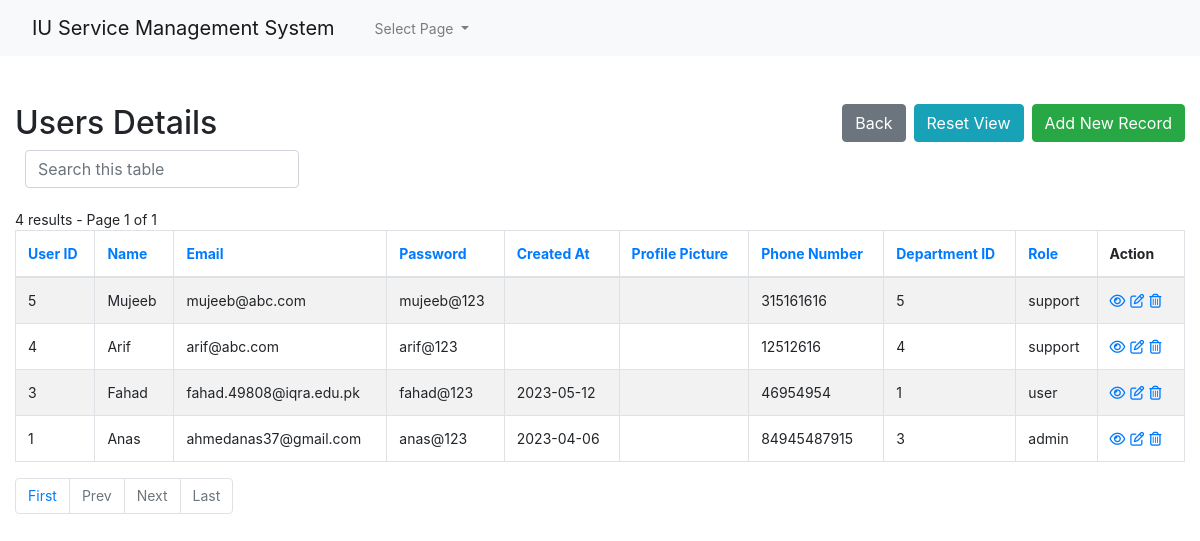
The page /admin1/core/app/user-index.php (signed in) on the database as committed earlier.
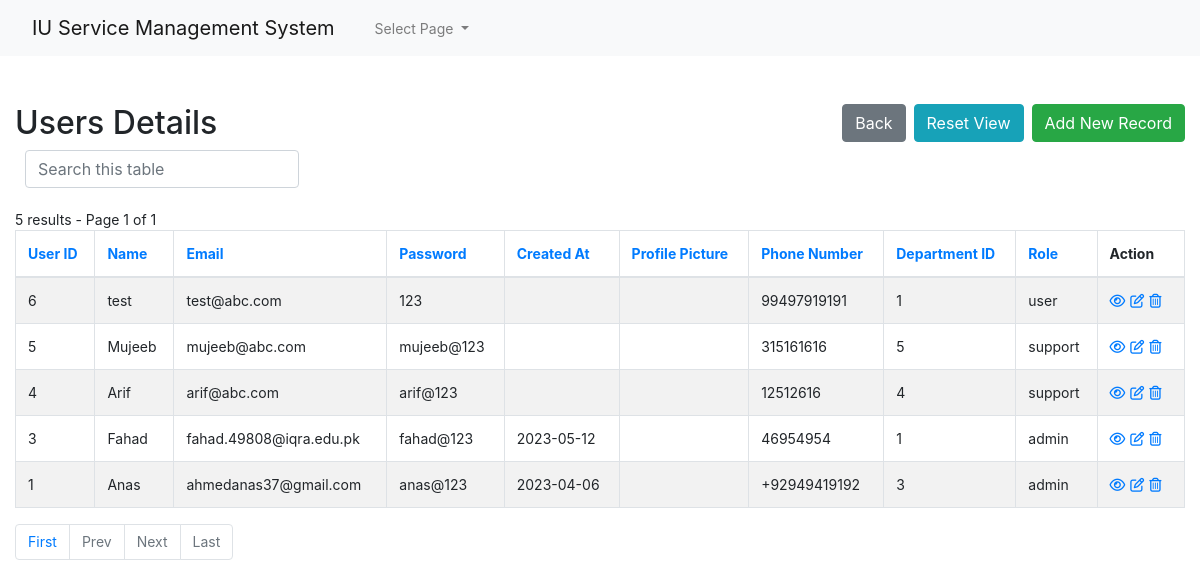
The same page on the database as committed later.
### tables this page shows
CREATE TABLE `user` (
  `id` int(10) UNSIGNED NOT NULL,
  `name` varchar(128) NOT NULL,
  `email` varchar(128) NOT NULL,
  `password` varchar(128) NOT NULL,
  `created_at` varchar(30) DEFAULT NULL,
  `profile_picture` varchar(256) DEFAULT NULL,
  `phone_number` varchar(20) DEFAULT NULL,
  `department_id` int(11) UNSIGNED NOT NULL,
  `role` varchar(20) DEFAULT NULL
);

### admin1/core/app/config.php (called while the page is built, shortened)
<?php
$no_of_records_per_page = 10;
?>

### admin1/core/app/user-index.php (the view, shortened to what the changed rows need)
<!DOCTYPE html>
<html lang="en">
<head>
    <link rel="stylesheet" href="https://stackpath.bootstrapcdn.com/bootstrap/4.5.0/css/bootstrap.min.css">
</head>
<body>
    <section class="pt-5">
        <div class="container-fluid">
            <div class="row">
                <div class="col-md-12">
                    <div class="page-header clearfix">
                        <h2 class="float-left">Users Details</h2>
                    </div>
                    <div class="form-row">
                    </div>
                    <br>
                    <?php
                    require_once "config.php";
                    $domain   = $_SERVER['HTTP_HOST'];
                    $script   = $_SERVER['SCRIPT_NAME'];
                    $parameters   = $_GET ? $_SERVER['QUERY_STRING'] : "" ;
                    $protocol=($_SERVER['HTTPS'] == "on" ? "https" : "http");
                    $currenturl = $protocol . '://' . $domain. $script . '?' . $parameters;
                    if (isset($_GET['pageno'])) {
                        $pageno = $_GET['pageno'];
                    } else {
                        $pageno = 1;
                    }
                    $offset = ($pageno-1) * $no_of_records_per_page;
                    $total_pages_sql = "SELECT COUNT(*) FROM user";
                    $result = mysqli_query($link,$total_pages_sql);
                    $total_rows = mysqli_fetch_array($result)[0];
                    $total_pages = ceil($total_rows / $no_of_records_per_page);
                    $order = 'id';
                    $sortBy = array('asc', 'desc'); $sort = 'desc';
                    $sql = "SELECT * FROM user ORDER BY $order $sort LIMIT $offset, $no_of_records_per_page";
                    $count_pages = "SELECT * FROM user";
                    if(!empty($_GET['search'])) {
                        $search = ($_GET['search']);
                        $sql = "SELECT * FROM user
                            WHERE CONCAT_WS (id,name,email,password,created_at,profile_picture,phone_number,department_id,role)
                            LIKE '%$search%'
                            ORDER BY $order $sort
                            LIMIT $offset, $no_of_records_per_page";
                        $count_pages = "SELECT * FROM user
                            WHERE CONCAT_WS (id,name,email,password,created_at,profile_picture,phone_number,department_id,role)
                            LIKE '%$search%'
                            ORDER BY $order $sort";
                    }
                    else {
                        $search = "";
                    }
                    if($result = mysqli_query($link, $sql)){
                        if(mysqli_num_rows($result) > 0){
                            if ($result_count = mysqli_query($link, $count_pages)) {
                               $total_pages = ceil(mysqli_num_rows($result_count) / $no_of_records_per_page);
                           }
                            $number_of_results = mysqli_num_rows($result_count);
                            echo " " . $number_of_results . " results - Page " . $pageno . " of " . $total_pages;
                            echo "<table class='table table-bordered table-striped'>";
                                echo "<thead>";
                                    echo "<tr>";
                                        echo "<th><a href=?search=$search&sort=&order=id&sort=$sort>User ID</th>";
										echo "<th><a href=?search=$search&sort=&order=name&sort=$sort>Name</th>";
										echo "<th><a href=?search=$search&sort=&order=email&sort=$sort>Email</th>";
										echo "<th><a href=?search=$search&sort=&order=password&sort=$sort>Password</th>";
										echo "<th><a href=?search=$search&sort=&order=created_at&sort=$sort>Created At</th>";
										echo "<th><a href=?search=$search&sort=&order=profile_picture&sort=$sort>Profile Picture</th>";
										echo "<th><a href=?search=$search&sort=&order=phone_number&sort=$sort>Phone Number</th>";
										echo "<th><a href=?search=$search&sort=&order=department_id&sort=$sort>Department ID</th>";
										echo "<th><a href=?search=$search&sort=&order=role&sort=$sort>Role</th>";
                                        echo "<th>Action</th>";
                                    echo "</tr>";
                                echo "</thead>";
                                echo "<tbody>";
                                while($row = mysqli_fetch_array($result)){
                                    echo "<tr>";
                                    echo "<td>" . htmlspecialchars($row['id']) . "</td>";echo "<td>" . htmlspecialchars($row['name']) . "</td>";echo "<td>" . htmlspecialchars($row['email']) . "</td>";echo "<td>" . htmlspecialchars($row['password']) . "</td>";echo "<td>" . htmlspecialchars($row['created_at']) . "</td>";echo "<td>" . htmlspecialchars($row['profile_picture']) . "</td>";echo "<td>" . htmlspecialchars($row['phone_number']) . "</td>";echo "<td>" . htmlspecialchars($row['department_id']) . "</td>";echo "<td>" . htmlspecialchars($row['role']) . "</td>";
                                        echo "<td>";
                                            echo "<a href='user-read.php?id=". $row['id'] ."' title='View Record' data-toggle='tooltip'><i class='far fa-eye'></i></a>";
                                            echo "<a href='user-update.php?id=". $row['id'] ."' title='Update Record' data-toggle='tooltip'><i class='far fa-edit'></i></a>";
                                            echo "<a href='user-delete.php?id=". $row['id'] ."' title='Delete Record' data-toggle='tooltip'><i class='far fa-trash-alt'></i></a>";
                                        echo "</td>";
                                    echo "</tr>";
                                }
                                echo "</tbody>";
                            echo "</table>";
?>
                                <ul class="pagination" align-right>
                                <?php
                                    $new_url = preg_replace('/&?pageno=[^&]*/', '', $currenturl);
                                 ?>
                                    <li class="page-item"><a class="page-link" href="<?php echo $new_url .'&pageno=1' ?>">First</a></li>
                                    <li class="page-item <?php if($pageno <= 1){ echo 'disabled'; } ?>">
                                        <a class="page-link" href="<?php if($pageno <= 1){ echo '#'; } else { echo $new_url ."&pageno=".($pageno - 1); } ?>">Prev</a>
                                    </li>
                                    <li class="page-item <?php if($pageno >= $total_pages){ echo 'disabled'; } ?>">
                                        <a class="page-link" href="<?php if($pageno >= $total_pages){ echo '#'; } else { echo $new_url . "&pageno=".($pageno + 1); } ?>">Next</a>
                                    </li>
                                    <li class="page-item <?php if($pageno >= $total_pages){ echo 'disabled'; } ?>">
                                        <a class="page-item"><a class="page-link" href="<?php echo $new_url .'&pageno=' . $total_pages; ?>">Last</a>
                                    </li>
                                </ul>
<?php
                        } else{
                            echo "<p class='lead'><em>No records were found.</em></p>";
                        }
                    } else{
                        echo "ERROR: Could not able to execute $sql. " . mysqli_error($link);
                    }
                    ?>
                </div>
            </div>
        </div>
    </section>
</body>
</html>

Rows that differ between the two databases and show on the page:
added user: id "6", name "test", email "test@abc.com", password "123", phone_number "99497919191", department "1", role "user"
changed user "Fahad": role "user" → "admin"
changed user "Anas": phone_number "84945487915" → "+92949419192"
Other text that changed with them:
$number_of_results: "4" → "5"
